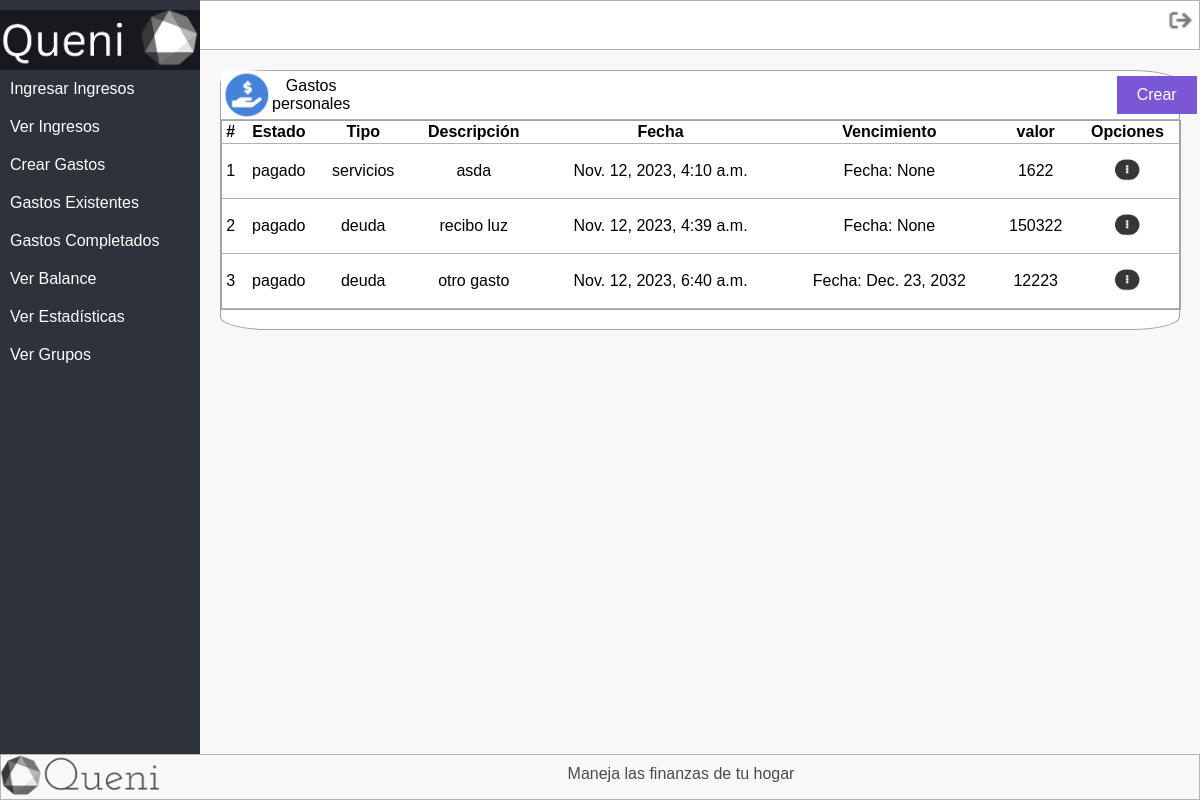
/verGastos/ (signed in), run on the app's committed database.
### tasks/models.py (models this page shows, shortened)
class CrearGasto(models.Model):
    id = models.AutoField(primary_key=True)
    Nombre = models.CharField(max_length=50)
    TIPO_GASTO_CHOICES = [
        ('servicios', 'Servicio'),
        ('deuda', 'Deuda'),
        ('comida', 'Comida'),
        ('hogar', 'Hogar'),
        ('educacion','Educacion'),
        ('ocio','Ocio'),
        ('otros', 'Otros'),
    ]
    TipoGasto = models.CharField(max_length=50, choices=TIPO_GASTO_CHOICES)
    Descripcion = models.CharField(max_length=50)
    Valor = models.BigIntegerField(default=0, blank=True, null=True)
    datecreated = models.DateTimeField(auto_now_add=True)
    datecompleted = models.DateTimeField(null=True)
    IMPORTANCIA_CHOICES = [
        ('alto', 'Alto'),
        ('medio', 'Medio'),
        ('bajo', 'Bajo'),
    ]
    Importancia = models.CharField(max_length=50, choices=IMPORTANCIA_CHOICES, default='medio')
    FRECUENCIA_CHOICES = [
        ('mensual', 'Mensual'),
        ('trimestral', 'Trimestral'),
        ('semestral', 'Semestral'),
        ('unico', 'Único'),
    ]
    Frecuencia = models.CharField(max_length=50, choices=FRECUENCIA_CHOICES, default='unico')
    FechaVencimiento = models.DateField(null=True, blank=True)
    user = models.ForeignKey(User, on_delete=models.CASCADE)

### tasks/views.py (the view)
# urls.py: path('verGastos/',views.verGastos, name = 'verGastos'),
@login_required
def verGastos(request):
    gastos = CrearGasto.objects.filter(user=request.user, datecompleted__isnull=True )
    return render(request, 'verGastos.html',{'Gastos' : gastos})

### tasks/templates/verGastos.html
{% extends 'base.html' %}
{% load static %}
{% block content %}
<link rel="stylesheet" type="text/css" href='{% static "css/gastos.css" %}'>
<div class="container">
    <div class = "headTable">
        <img src='{% static "images/mano_dolar_azul.png"%}'>
        <p>Gastos personales</p>
        <a class="Btn_crear_gasto" href="/verGastos/crearGastos/">Crear</a>
    </div>
    <div class="div_tabla">
        <table class="gastos-table">
            <tr>
                <th>#</th>
                <th>Estado</th>
                <th>Tipo</th>
                <th>Descripción</th>
                <th>Fecha</th>
                <th>Vencimiento</th>
                <th>valor</th>
                <th>Opciones</th>
            </tr>
            {% for CrearGasto in Gastos %}
                <tr>
                    <td>{{ forloop.counter }}</td>
                    <td><p>pagado</p></td>
                    <td><p class="tipo_gasto">{{ CrearGasto.TipoGasto }}</p></td>
                    <td><p class="gasto-title">{{ CrearGasto.Nombre }}</p></td>
                    <td><p class="gasto-description">{{ CrearGasto.datecreated }}</p></td>
                    <td><p class="date-completed">Fecha: {{ CrearGasto.FechaVencimiento}}</p></td>
                    <td><p class="valor_gasto">{{ CrearGasto.Valor }}</p></td>
                    <td><a  margin: 0  href="{% url 'gastoDetail' CrearGasto.id %}" >
                        <img class = "menu_gasto" width="30px" src='{% static "images/menu_puntos_gris.png"%}'>
                    </a></td>
                </tr>
            {% endfor %}
        </table>
    </div>
</div>
{% endblock %}

### tasks/static/css/base.css (style rules this page uses)
body { margin: 0; padding: 0; font-family: Arial, sans-serif; background-color: #f2f2f2; display: flex; flex-direction: column; min-height: 100vh; }

### tasks/static/css/gastos.css (style rules this page uses)
body { background-color: #F8F8F8; display: flex; flex-direction: column; min-height: 100vh; font-family: 'Lucida Sans', 'Lucida Sans Regular', 'Lucida Grande', 'Lucida Sans Unicode', Geneva, Verdana, sans-serif; }
.container { border-radius: 5%; border: 1px solid #9DA3B1; text-align: center; background-color: #FFFFFF; position: relative; }
.gastos-table { margin: auto; width: 100%; border-collapse: collapse; position: relative; }
.headTable { width: 100%; width: 100%; display: flex; align-items: center; border-bottom: 1px solid #b6b1b1; }
.headTable img { width: 50px; height: auto; margin-right: 1px; }
.headTable p { margin: 0; }
.headTable a { background-color: #7957D5; color: white; border: none; padding: 10px 20px; text-align: center; text-decoration: none; display: inline-block; font-size: 16px; cursor: pointer; margin-left: 80%; }
.div_tabla { border: 1px solid #9DA3B1; width: 100%; margin-bottom: 2%; }
table.gastos-table th, table.gastos-table td { border-bottom: 1px solid #b6b1b1; padding: 2px; }

### data on the page
CrearGasto: TipoGasto "servicios", Nombre "asda", datecreated "Nov. 12, 2023, 4:10 a.m.", FechaVencimiento "None", Valor "1622"
CrearGasto: TipoGasto "deuda", Nombre "recibo luz", datecreated "Nov. 12, 2023, 4:39 a.m.", FechaVencimiento "None", Valor "150322"
CrearGasto: TipoGasto "deuda", Nombre "otro gasto", datecreated "Nov. 12, 2023, 6:40 a.m.", FechaVencimiento "Dec. 23, 2032", Valor "12223"
